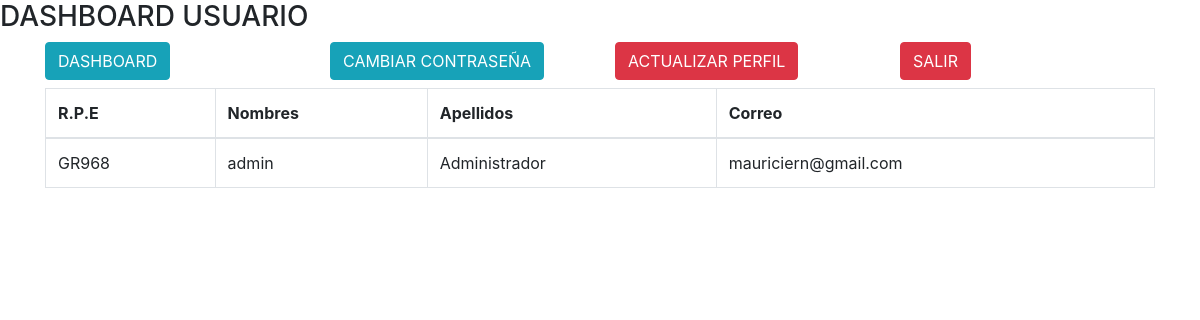
The page /usuario/dashboard (signed in) on the database its author committed.
### app/usuario/models.py (models this page shows, shortened)
class Usuario(UserMixin, database.Model):
    __tablename__ = "usuarios"
    id = database.Column(database.Integer, primary_key=True)
    usuario_nombres = database.Column(database.String(40))
    usuario_apellidos = database.Column(database.String(40))
    usuario_rpe = database.Column(database.String(5), unique=True, index= True)
    usuario_email = database.Column(database.String(40), unique=True)
    usuario_contrasena = database.Column(database.String(25))
    usuario_creacion = database.Column(database.DateTime, default=datetime.now)
    status = database.Column(database.Integer, default=0)
    rol = database.Column(database.String(20), default="normal")

### app/usuario/views.py (the view)
@usuario.route('/dashboard')
@login_required
def dashboard_usuario():
    if isinstance(current_user, Usuario):
        rpe_usuario = current_user.usuario_rpe
        nombre_usuario = current_user.usuario_nombres
        apellidos_usuario = current_user.usuario_apellidos
        email_usuario = current_user.usuario_email
        context = {
            'rpe':rpe_usuario,
            'nombres':nombre_usuario,
            'apellidos':apellidos_usuario,
            'email':email_usuario
        }
        return render_template('dashboard_usuario.html', **context)
    else:
        return render_template('dashboard_usuario.html')

### app/usuario/models.py (called while the page is built)
@login_manager.user_loader
def load_user(id):
    return Usuario.query.get(int(id))

### app/usuario/templates/dashboard_usuario.html (shortened to what this page needs)
{% extends 'base_usuario.html' %}
{% block contenido %}
<h3>DASHBOARD USUARIO</h3>
<div class="container">
    <div class="row">
        <div class="col-xl-3 col-lg-3 col-md-3 col-sm-3">
            <a href="{{ url_for('usuario.dashboard_usuario')}}" class="btn btn-info">DASHBOARD</a>
        </div>
        <div class="col-xl-3 col-lg-3 col-md-3 col-sm-3">
            <a href="{{ url_for('usuario.cambio_contrasena')}}" class="btn btn-info">CAMBIAR CONTRASEÑA</a>
        </div>
        <div class="col-xl-3 col-lg-3 col-md-3 col-sm-3">
            <a href="{{ url_for('usuario.actualizar_perfil')}}" class="btn btn-danger">ACTUALIZAR PERFIL</a>
        </div>
        <div class="col-xl-3 col-lg-3 col-md-3 col-sm-3">
            <a href="{{ url_for('usuario.logout_usuario')}}" class="btn btn-danger">SALIR</a>
        </div>
    </div>
</div>
<div class="container">
    <div class="my-2">
        <div class="table-respoonsive">
            <table class="table table-bordered">
                <thead>
                    <tr>
                        <th>R.P.E</th>
                        <th>Nombres</th>
                        <th>Apellidos</th>
                        <th>Correo</th>
                    </tr>
                </thead>
                <tbody>
                    <tr>
                        <td>{{rpe}}</td>
                        <td>{{nombres}}</td>
                        <td>{{apellidos}}</td>
                        <td>{{email}}</td>
                    </tr>
                </tbody>
            </table>
        </div>
    </div>
</div>
{% endblock %}

### rows shown on the page
Usuario: usuario_rpe "GR968", usuario_nombres "admin", usuario_apellidos "Administrador", usuario_email "mauriciern@gmail.com"
